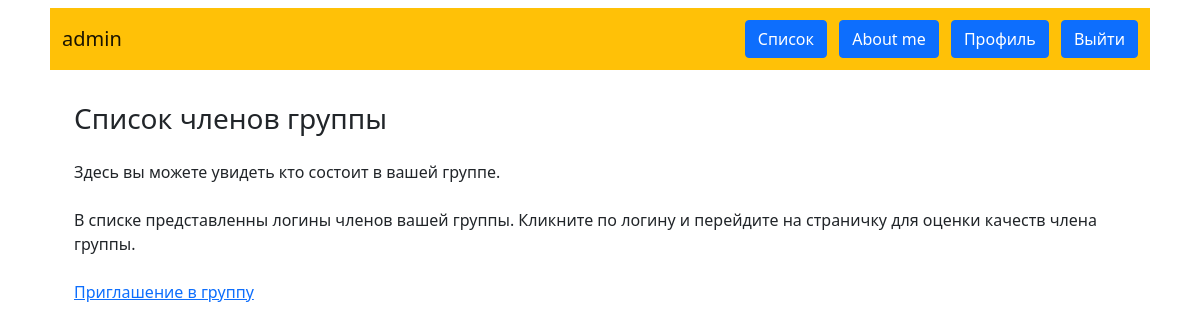
The app's page /members/1 (signed in), older data.
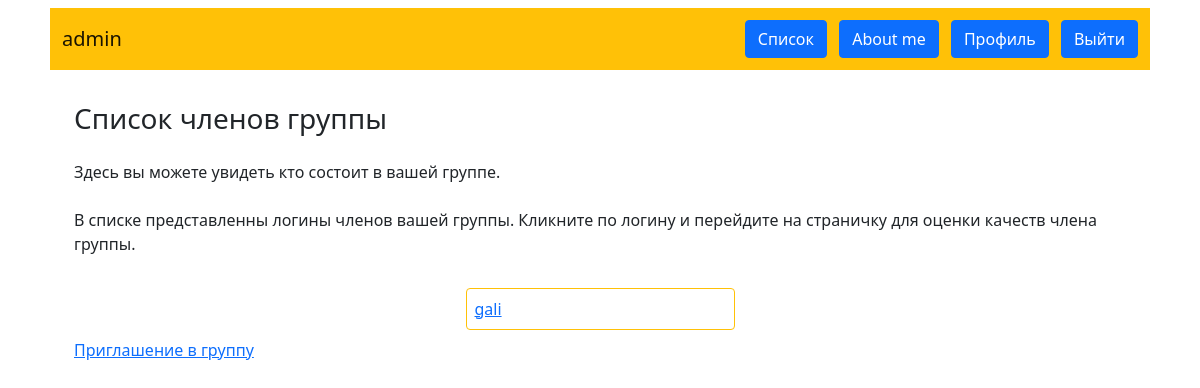
The same page, newer data.
### data/users.py (models this page shows, shortened)
class User(SqlAlchemyBase, UserMixin, SerializerMixin):
    __tablename__ = 'Users'
    id = sqlalchemy.Column(sqlalchemy.Integer,
                           primary_key=True, autoincrement=True)
    login = sqlalchemy.Column(sqlalchemy.String, unique=True, nullable=False)
    group = sqlalchemy.Column(sqlalchemy.Integer,
                              sqlalchemy.ForeignKey("Groups.id"))
    email = sqlalchemy.Column(sqlalchemy.String,
                              index=True, unique=True, nullable=False)
    password = sqlalchemy.Column(sqlalchemy.String, nullable=True)

### main.py (the view)
@app.route('/members/<group>', methods=['GET'])
def members(group):
    db_sess = db_session.create_session()
    group_members = db_sess.query(User).filter(User.group == group, User.id != current_user.id).all()
    return render_template('members.html', members=group_members)

### data/db_session.py (called while the page is built)
def create_session() -> Session:
    global __factory
    return __factory()

### main.py (called while the page is built)
@login_manager.user_loader
def load_user(user_id):
    db_sess = db_session.create_session()
    return db_sess.query(User).get(user_id)

### templates/members.html
{% extends "base.html" %}
{% block content %}
<h3>Список членов группы</h3>
<p class="my-3 my-md-4">Здесь вы можете увидеть кто состоит в вашей группе.</p>
<p class="my-3 my-md-4">В списке представленны логины членов вашей группы. Кликните по логину и перейдите на страничку
для оценки качеств члена группы.</p>
<div class="m4 row justify-content-around">
{% for item in members%}
<div class="my-2 p-2 col-12 col-md-5 col-lg-3 border border-warning rounded">
    <a href="/member/{{ item.id }}">{{item.login}}</a>
</div>
{% endfor %}
</div>
<div><a href="/invite">Приглашение в группу</a></div>
{% endblock %}

### templates/base.html (shortened to what this page needs)
<!doctype html>
<html lang="ru">
<head>
    <link href="https://cdn.jsdelivr.net/npm/bootstrap@5.1.3/dist/css/bootstrap.min.css" rel="stylesheet"
>
</head>
<body>
<header class="container">
    <nav class="m-2 p-2 navbar navbar-light bg-warning">
        <div><a class="m-1 navbar-brand" href="/index">{{ current_user.login }}</a></div>
        {% if current_user.is_authenticated %}
        <div>
            <a class="m-1 btn btn-primary " href="/members/{{ current_user.group }}">Список</a>
            <a class="m-1 btn btn-primary " href="/aboutme">About me</a>
            <a class="m-1 btn btn-primary " href="/profile">Профиль</a>
            <a class="m-1 btn btn-primary" href="/logout">Выйти</a></div>
        {% else %}
        <div>
            <a class="m-1 btn btn-primary " href="/register">Зарегистрироваться</a>
            <a class="m-1 btn btn-success" href="/login">Войти</a>
        </div>
        {% endif %}
    </nav>
</header>
<main role="main" class="container">
    <div class="p-3 m-3">
        {% block content %}{% endblock %}
    </div>
</main>
</body>
</html>

Row changes from the older to the newer data that the page shows:
now on this page (row edited): User: login "gali"
